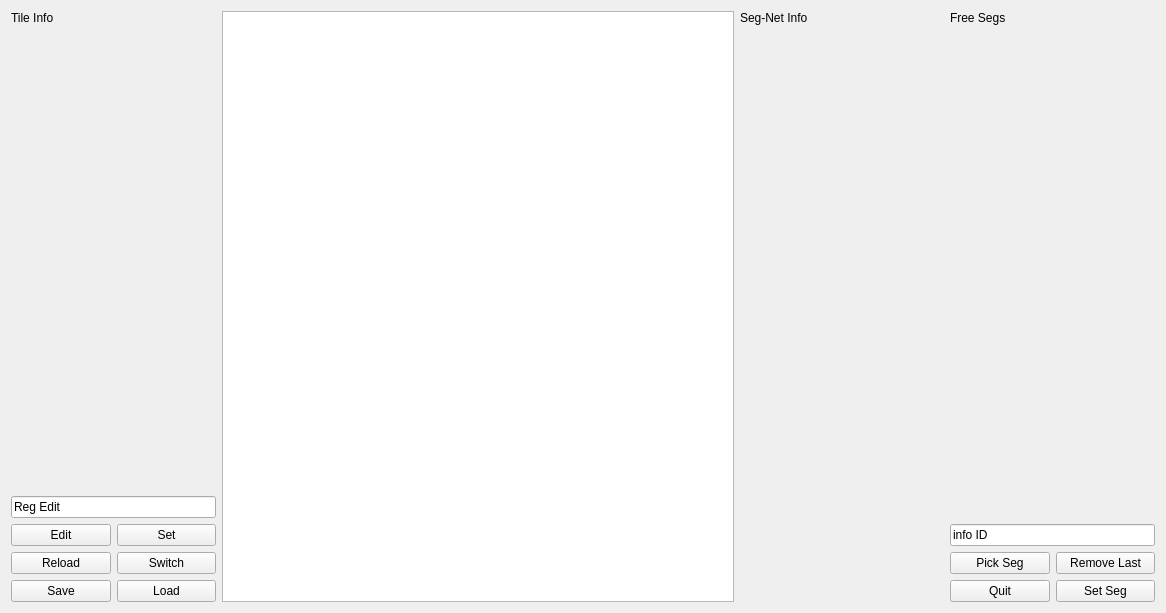
<?xml version="1.0" encoding="UTF-8"?>
<ui version="4.0">
 <class>Form</class>
 <widget class="QWidget" name="Form">
  <property name="geometry">
   <rect>
    <x>0</x>
    <y>0</y>
    <width>1166</width>
    <height>613</height>
   </rect>
  </property>
  <property name="windowTitle">
   <string>Form</string>
  </property>
  <layout class="QHBoxLayout" name="horizontalLayout_6" stretch="2,5,2,2">
   <item>
    <layout class="QVBoxLayout" name="verticalLayout" stretch="5,0,0,0,0">
     <item>
      <widget class="QLabel" name="label">
       <property name="enabled">
        <bool>true</bool>
       </property>
       <property name="sizePolicy">
        <sizepolicy hsizetype="MinimumExpanding" vsizetype="Preferred">
         <horstretch>0</horstretch>
         <verstretch>0</verstretch>
        </sizepolicy>
       </property>
       <property name="text">
        <string>Tile Info</string>
       </property>
       <property name="alignment">
        <set>Qt::AlignLeading|Qt::AlignLeft|Qt::AlignTop</set>
       </property>
      </widget>
     </item>
     <item>
      <widget class="QLineEdit" name="reg_edit">
       <property name="text">
        <string>Reg Edit</string>
       </property>
      </widget>
     </item>
     <item>
      <layout class="QHBoxLayout" name="horizontalLayout_5">
       <item>
        <widget class="QPushButton" name="editButton">
         <property name="text">
          <string>Edit</string>
         </property>
        </widget>
       </item>
       <item>
        <widget class="QPushButton" name="setButton">
         <property name="text">
          <string>Set</string>
         </property>
        </widget>
       </item>
      </layout>
     </item>
     <item>
      <layout class="QHBoxLayout" name="horizontalLayout_2">
       <item>
        <widget class="QPushButton" name="rlButton">
         <property name="text">
          <string>Reload</string>
         </property>
        </widget>
       </item>
       <item>
        <widget class="QPushButton" name="switchButton">
         <property name="text">
          <string>Switch</string>
         </property>
        </widget>
       </item>
      </layout>
     </item>
     <item>
      <layout class="QHBoxLayout" name="horizontalLayout">
       <item>
        <widget class="QPushButton" name="saveButton">
         <property name="text">
          <string>Save</string>
         </property>
        </widget>
       </item>
       <item>
        <widget class="QPushButton" name="pushButton">
         <property name="text">
          <string>Load</string>
         </property>
        </widget>
       </item>
      </layout>
     </item>
    </layout>
   </item>
   <item>
    <widget class="QGraphicsView" name="graphicsView">
     <property name="sizePolicy">
      <sizepolicy hsizetype="Expanding" vsizetype="Expanding">
       <horstretch>0</horstretch>
       <verstretch>0</verstretch>
      </sizepolicy>
     </property>
    </widget>
   </item>
   <item>
    <widget class="QLabel" name="segment">
     <property name="sizePolicy">
      <sizepolicy hsizetype="Preferred" vsizetype="Preferred">
       <horstretch>2</horstretch>
       <verstretch>0</verstretch>
      </sizepolicy>
     </property>
     <property name="text">
      <string>Seg-Net Info</string>
     </property>
     <property name="alignment">
      <set>Qt::AlignLeading|Qt::AlignLeft|Qt::AlignTop</set>
     </property>
    </widget>
   </item>
   <item>
    <layout class="QVBoxLayout" name="verticalLayout_2" stretch="5,0,0,0">
     <item>
      <widget class="QLabel" name="nets">
       <property name="sizePolicy">
        <sizepolicy hsizetype="Preferred" vsizetype="Preferred">
         <horstretch>2</horstretch>
         <verstretch>0</verstretch>
        </sizepolicy>
       </property>
       <property name="text">
        <string>Free Segs</string>
       </property>
       <property name="alignment">
        <set>Qt::AlignLeading|Qt::AlignLeft|Qt::AlignTop</set>
       </property>
      </widget>
     </item>
     <item>
      <widget class="QLineEdit" name="lineEdit">
       <property name="text">
        <string>info ID</string>
       </property>
      </widget>
     </item>
     <item>
      <layout class="QHBoxLayout" name="horizontalLayout_3">
       <item>
        <widget class="QPushButton" name="A_bt">
         <property name="text">
          <string>Pick Seg</string>
         </property>
        </widget>
       </item>
       <item>
        <widget class="QPushButton" name="B_bt">
         <property name="text">
          <string>Remove Last</string>
         </property>
        </widget>
       </item>
      </layout>
     </item>
     <item>
      <layout class="QHBoxLayout" name="horizontalLayout_4">
       <item>
        <widget class="QPushButton" name="C_bt">
         <property name="text">
          <string>Quit</string>
         </property>
        </widget>
       </item>
       <item>
        <widget class="QPushButton" name="D_bt">
         <property name="text">
          <string>Set Seg</string>
         </property>
        </widget>
       </item>
      </layout>
     </item>
    </layout>
   </item>
  </layout>
 </widget>
 <resources/>
 <connections/>
</ui>
